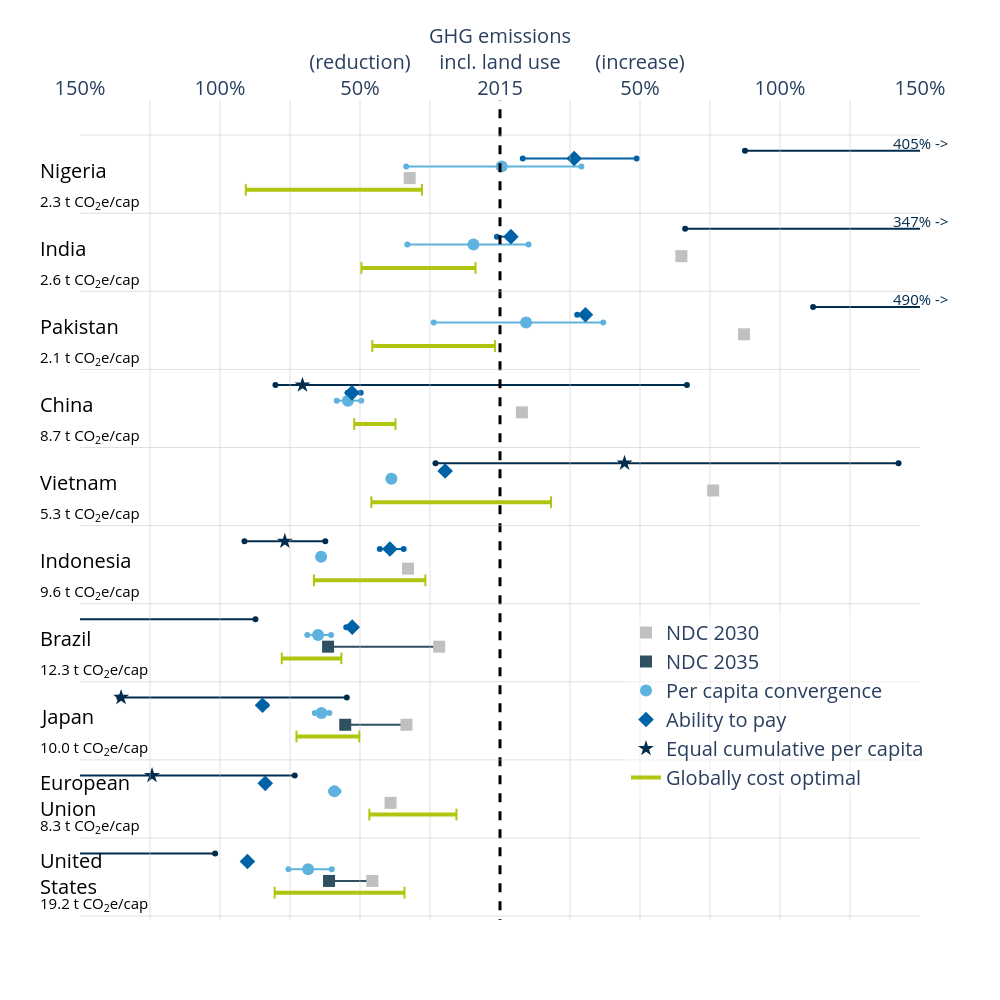

Here is the notebook cell this chart was saved with:
### Code cell
wd = 0.15

fig = make_subplots(rows=1, cols=1,
                    horizontal_spacing = 0., vertical_spacing=0.02)

fig.update_layout(height=1000, width=1000)
fs=20

# ============ #
# Actual data
# ============ #

# Vertical lines
fig.add_shape(
    col=1, row=1,
    type="line",
    x0=0, x1=0,
    y0=-1e3, y1=1e3,
    line=dict(color="black",  dash='dash',width=3)
)
for x in [-1.25, -1, -0.75, -0.5, -0.25, 0.25, 0.5, 0.75, 1, 1.25]:
    fig.add_shape(
        col=1, row=1,
        type="line",
        x0=x, x1=x,
        y0=-1e3, y1=1e3,
        line=dict(color="silver", width=0.5)
    )
for y in range(11):
    fig.add_shape(
        col=1, row=1,
        type="line",
        x0=-1e3, x1=1e3,
        y0=y-0.45, y1=y-0.45,
        line=dict(color="silver", width=0.5)
    )

# Data
ndcs = []
ndcs2 = []
reds = []
for reg_i, reg in enumerate(REGS):
    ndc_estimate, ndc2, reductions_i, costopt_i = data(reg)
    ndcs.append(ndc_estimate)
    ndcs2.append(ndc2)
    reds.append(reductions_i)
    cty = all_regions_names[all_regions_iso==reg][0].replace(' ', '<br>')
    emiscap_2015 = np.round(float(xr_dataread.GHG_hist.sel(Region=reg, Time=2015)/xr_dataread.Population.sel(Region=reg, Time=2015, Scenario='SSP2')),1)
    if reg == 'USA': cty = 'United<br>States'
    fig.add_annotation(x=-0.05, y=reg_i*1.+0.1, align = 'left',
                       text=cty, xref='paper', yref='y1', showarrow=False, font=dict(color='black', size=20))
    fig.add_annotation(x=-0.05, y=reg_i*1.-0.3, align = 'left',
                       text=str(emiscap_2015)+' t CO<sub>2</sub>e/cap', xref='paper', yref='y1', showarrow=False, font=dict(color='black', size=15))

    # WHISKERS
    c0 = -float(costopt_0.sel(Region=reg).Value)
    c1 = -float(costopt_1.sel(Region=reg).Value)
    for c in [c0, c1]:
        if not np.isnan(c):
            fig.add_shape(type="line", col=1, row=1, showlegend=False,
                        line=dict(color=col1, width=2),
                        x0=c, x1=c,
                        y0=-wd/2 + reg_i-wd , y1=wd/2 + reg_i-wd,
            )
    if reg_i ==0: sl = True
    else: sl = False
    if not np.isnan(c0):
        fig.add_shape(type="line", col=1, row=1,
                    line=dict(color=col1, width=4),
                    showlegend=sl,
                    name='Globally cost optimal',
                    x0=c0, x1=c1,
                    y0= reg_i-wd, y1= reg_i-wd,
        )

    # Horizontal lines for each rule
    for i in range(3):
        mn, mx= red_minmax(reg, ['PCC', 'AP', 'ECPC'][i])
        fig.add_trace(go.Scatter(x=[-mn, -mx],
                                y=[reg_i+wd+0.1*i, reg_i+wd+0.1*i],showlegend=False,
                            line=dict(color=[col3a, col3b, col3c][i], width=2),
        ))

    # Horizontal lines between ndcs
    if not np.isnan(ndc2):
        fig.add_trace(go.Scatter(x=[-ndc_estimate, -ndc2],
                                y=[reg_i, reg_i],showlegend=False,
                            line=dict(color=col2, width=2),
        ))


# NDC 2030
fig.add_trace(go.Scatter(
    x=-np.array(ndcs),
    y=np.arange(len(REGS)),
    mode='markers',
    name='NDC 2030',
    showlegend=True,
    marker=dict(
        symbol='square',
        size=12,         # Marker size
        color='silver'     # Marker color
    )
))

# NDC 2035
fig.add_trace(go.Scatter(
    x=-np.array(ndcs2),
    y=np.arange(len(REGS)),
    mode='markers',
    name='NDC 2035',
    showlegend=True,
    marker=dict(
        symbol='square',
        size=12,         # Marker size
        color=col2     # Marker color
    )
))

# rules
for i in range(3):
    fig.add_trace(go.Scatter(
        x=-np.array(reds)[:, i],
        y=np.arange(len(REGS))+wd+0.1*i,
        mode='markers',
        name=['Per capita convergence', 'Ability to pay', 'Equal cumulative per capita'][i],
        showlegend=True,
        marker=dict(
            symbol=['circle', 'diamond', 'star'][i],
            size=12,         # Marker size
            color=[col3a, col3b, col3c][i]     # Marker color
        )
    ))

    # Indicate ends
    for j in range(len(np.array(reds))):
        if -np.array(reds)[j, i] > 1.5:
            val = str(int(100*float(-np.array(reds)[j, i])))
            fig.add_annotation(x=1.5, y=j+wd+0.1*i+0.1, align = 'left',
                            text=val+'% ->', xref='x1', yref='y1', showarrow=False, font=dict(color=[col3a, col3b, col3c][i], size=15))

fig.update_xaxes(row=1, col=1, range=(-1.5, 1.5), tickfont=dict(size=20), side='top',
                    tickvals=[-1.5, -1, -0.5, 0, 0.5,  1, 1.5],
                    ticktext=['150%', '100%', '(reduction)<br>50%',  'GHG emissions<br>incl. land use<br>2015', '(increase)<br>50%', '100%', '150%'])

fig.update_layout(
    plot_bgcolor='white',
    paper_bgcolor='white',
        legend=dict(
        title='',     # Optional title
        x=0.65, y=0.15,            # Positioning (top-right)
        bgcolor='rgba(255,255,255,0.5)',  # Semi-transparent background
        bordercolor='black',
        borderwidth=0,
        font=dict(size=20)
    ),
)
fig.update_yaxes(row=1, col=1, range=(-0.5, 10
                                      ), showticklabels=False)
# fig.write_image("../../../Figures/COMMITTEDpolicybrief/"+figname+".png", scale=5)
# fig.write_image("../../../Figures/COMMITTEDpolicybrief/"+figname+".svg", scale=5)
fig.show()

### Figure 1 — Plotly figure (JSON) as saved in the notebook; plotly's stock layout.template omitted (floating-point values rounded to 4 significant figures)
{"data": [{"line": {"color": "#5db2de", "width": 2}, "showlegend": false, "type": "scatter", "x": [-0.7552, -0.601], "y": [0.15, 0.15]}, {"line": {"color": "#0062a6", "width": 2}, "showlegend": false, "type": "scatter", "x": [-0.902, -0.8934], "y": [0.25, 0.25]}, {"line": {"color": "#002c4d", "width": 2}, "showlegend": false, "type": "scatter", "x": [-4.957, -1.017], "y": [0.35, 0.35]}, {"line": {"color": "#2e5061", "width": 2}, "showlegend": false, "type": "scatter", "x": [-0.4559, -0.6106], "y": [0, 0]}, {"line": {"color": "#5db2de", "width": 2}, "showlegend": false, "type": "scatter", "x": [-0.6036, -0.577], "y": [1.15, 1.15]}, {"line": {"color": "#0062a6", "width": 2}, "showlegend": false, "type": "scatter", "x": [-0.8465, -0.8384], "y": [1.25, 1.25]}, {"line": {"color": "#002c4d", "width": 2}, "showlegend": false, "type": "scatter", "x": [-1.936, -0.7331], "y": [1.35, 1.35]}, {"line": {"color": "#5db2de", "width": 2}, "showlegend": false, "type": "scatter", "x": [-0.6615, -0.6093], "y": [2.15, 2.15]}, {"line": {"color": "#0062a6", "width": 2}, "showlegend": false, "type": "scatter", "x": [-0.8482, -0.8349], "y": [2.25, 2.25]}, {"line": {"color": "#002c4d", "width": 2}, "showlegend": false, "type": "scatter", "x": [-1.359, -0.5472], "y": [2.35, 2.35]}, {"line": {"color": "#2e5061", "width": 2}, "showlegend": false, "type": "scatter", "x": [-0.334, -0.5528], "y": [2, 2]}, {"line": {"color": "#5db2de", "width": 2}, "showlegend": false, "type": "scatter", "x": [-0.6882, -0.6033], "y": [3.15, 3.15]}, {"line": {"color": "#0062a6", "width": 2}, "showlegend": false, "type": "scatter", "x": [-0.5491, -0.5277], "y": [3.25, 3.25]}, {"line": {"color": "#002c4d", "width": 2}, "showlegend": false, "type": "scatter", "x": [-2.465, -0.8735], "y": [3.35, 3.35]}, {"line": {"color": "#2e5061", "width": 2}, "showlegend": false, "type": "scatter", "x": [-0.2174, -0.6141], "y": [3, 3]}, {"line": {"color": "#5db2de", "width": 2}, "showlegend": false, "type": "scatter", "x": [-0.644, -0.633], "y": [4.15, 4.15]}, {"line": {"color": "#0062a6", "width": 2}, "showlegend": false, "type": "scatter", "x": [-0.4292, -0.3442], "y": [4.25, 4.25]}, {"line": {"color": "#002c4d", "width": 2}, "showlegend": false, "type": "scatter", "x": [-0.9127, -0.6239], "y": [4.35, 4.35]}, {"line": {"color": "#5db2de", "width": 2}, "showlegend": false, "type": "scatter", "x": [-0.3973, -0.3799], "y": [5.15, 5.15]}, {"line": {"color": "#0062a6", "width": 2}, "showlegend": false, "type": "scatter", "x": [-0.2052, -0.196], "y": [5.25, 5.25]}, {"line": {"color": "#002c4d", "width": 2}, "showlegend": false, "type": "scatter", "x": [-0.2304, 1.423], "y": [5.35, 5.35]}, {"line": {"color": "#5db2de", "width": 2}, "showlegend": false, "type": "scatter", "x": [-0.5831, -0.4955], "y": [6.15, 6.15]}, {"line": {"color": "#0062a6", "width": 2}, "showlegend": false, "type": "scatter", "x": [-0.5442, -0.4976], "y": [6.25, 6.25]}, {"line": {"color": "#002c4d", "width": 2}, "showlegend": false, "type": "scatter", "x": [-0.802, 0.6675], "y": [6.35, 6.35]}, {"line": {"color": "#5db2de", "width": 2}, "showlegend": false, "type": "scatter", "x": [-0.2368, 0.3686], "y": [7.15, 7.15]}, {"line": {"color": "#0062a6", "width": 2}, "showlegend": false, "type": "scatter", "x": [0.2758, 0.3053], "y": [7.25, 7.25]}, {"line": {"color": "#002c4d", "width": 2}, "showlegend": false, "type": "scatter", "x": [1.118, 7.494], "y": [7.35, 7.35]}, {"line": {"color": "#5db2de", "width": 2}, "showlegend": false, "type": "scatter", "x": [-0.331, 0.102], "y": [8.15, 8.15]}, {"line": {"color": "#0062a6", "width": 2}, "showlegend": false, "type": "scatter", "x": [-0.0109, 0.03896], "y": [8.25, 8.25]}, {"line": {"color": "#002c4d", "width": 2}, "showlegend": false, "type": "scatter", "x": [0.6612, 6.908], "y": [8.35, 8.35]}, {"line": {"color": "#5db2de", "width": 2}, "showlegend": false, "type": "scatter", "x": [-0.3351, 0.2907], "y": [9.15, 9.15]}, {"line": {"color": "#0062a6", "width": 2}, "showlegend": false, "type": "scatter", "x": [0.08126, 0.4879], "y": [9.25, 9.25]}, {"line": {"color": "#002c4d", "width": 2}, "showlegend": false, "type": "scatter", "x": [0.8749, 5.579], "y": [9.35, 9.35]}, {"marker": {"color": "silver", "size": 12, "symbol": "square"}, "mode": "markers", "name": "NDC 2030", "showlegend": true, "type": "scatter", "x": [-0.4559, -0.3909, -0.334, -0.2174, -0.3285, 0.7613, 0.07828, 0.8716, 0.6479, -0.3225], "y": [0, 1, 2, 3, 4, 5, 6, 7, 8, 9]}, {"marker": {"color": "#2e5061", "size": 12, "symbol": "square"}, "mode": "markers", "name": "NDC 2035", "showlegend": true, "type": "scatter", "x": [-0.6106, null, -0.5528, -0.6141, null, null, null, null, null, null], "y": [0, 1, 2, 3, 4, 5, 6, 7, 8, 9]}, {"marker": {"color": "#5db2de", "size": 12, "symbol": "circle"}, "mode": "markers", "name": "Per capita convergence", "showlegend": true, "type": "scatter", "x": [-0.6851, -0.5914, -0.6377, -0.6496, -0.639, -0.3879, -0.5432, 0.09315, -0.09474, 0.00601], "y": [0.15, 1.15, 2.15, 3.15, 4.15, 5.15, 6.15, 7.15, 8.15, 9.15]}, {"marker": {"color": "#0062a6", "size": 12, "symbol": "diamond"}, "mode": "markers", "name": "Ability to pay", "showlegend": true, "type": "scatter", "x": [-0.902, -0.8384, -0.8482, -0.5277, -0.3932, -0.196, -0.5287, 0.3053, 0.03896, 0.2648], "y": [0.25, 1.25, 2.25, 3.25, 4.25, 5.25, 6.25, 7.25, 8.25, 9.25]}, {"marker": {"color": "#002c4d", "size": 12, "symbol": "star"}, "mode": "markers", "name": "Equal cumulative per capita", "showlegend": true, "type": "scatter", "x": [-2.245, -1.243, -1.353, -1.669, -0.7685, 0.4447, -0.7055, 4.903, 3.473, 4.058], "y": [0.35, 1.35, 2.35, 3.35, 4.35, 5.35, 6.35, 7.35, 8.35, 9.35]}], "layout": {"annotations": [{"align": "left", "font": {"color": "black", "size": 20}, "showarrow": false, "text": "United<br>States", "x": -0.05, "xref": "paper", "y": 0.1, "yref": "y"}, {"align": "left", "font": {"color": "black", "size": 15}, "showarrow": false, "text": "19.2 t CO<sub>2</sub>e/cap", "x": -0.05, "xref": "paper", "y": -0.3, "yref": "y"}, {"align": "left", "font": {"color": "black", "size": 20}, "showarrow": false, "text": "European<br>Union", "x": -0.05, "xref": "paper", "y": 1.1, "yref": "y"}, {"align": "left", "font": {"color": "black", "size": 15}, "showarrow": false, "text": "8.3 t CO<sub>2</sub>e/cap", "x": -0.05, "xref": "paper", "y": 0.7, "yref": "y"}, {"align": "left", "font": {"color": "black", "size": 20}, "showarrow": false, "text": "Japan", "x": -0.05, "xref": "paper", "y": 2.1, "yref": "y"}, {"align": "left", "font": {"color": "black", "size": 15}, "showarrow": false, "text": "10.0 t CO<sub>2</sub>e/cap", "x": -0.05, "xref": "paper", "y": 1.7, "yref": "y"}, {"align": "left", "font": {"color": "black", "size": 20}, "showarrow": false, "text": "Brazil", "x": -0.05, "xref": "paper", "y": 3.1, "yref": "y"}, {"align": "left", "font": {"color": "black", "size": 15}, "showarrow": false, "text": "12.3 t CO<sub>2</sub>e/cap", "x": -0.05, "xref": "paper", "y": 2.7, "yref": "y"}, {"align": "left", "font": {"color": "black", "size": 20}, "showarrow": false, "text": "Indonesia", "x": -0.05, "xref": "paper", "y": 4.1, "yref": "y"}, {"align": "left", "font": {"color": "black", "size": 15}, "showarrow": false, "text": "9.6 t CO<sub>2</sub>e/cap", "x": -0.05, "xref": "paper", "y": 3.7, "yref": "y"}, {"align": "left", "font": {"color": "black", "size": 20}, "showarrow": false, "text": "Vietnam", "x": -0.05, "xref": "paper", "y": 5.1, "yref": "y"}, {"align": "left", "font": {"color": "black", "size": 15}, "showarrow": false, "text": "5.3 t CO<sub>2</sub>e/cap", "x": -0.05, "xref": "paper", "y": 4.7, "yref": "y"}, {"align": "left", "font": {"color": "black", "size": 20}, "showarrow": false, "text": "China", "x": -0.05, "xref": "paper", "y": 6.1, "yref": "y"}, {"align": "left", "font": {"color": "black", "size": 15}, "showarrow": false, "text": "8.7 t CO<sub>2</sub>e/cap", "x": -0.05, "xref": "paper", "y": 5.7, "yref": "y"}, {"align": "left", "font": {"color": "black", "size": 20}, "showarrow": false, "text": "Pakistan", "x": -0.05, "xref": "paper", "y": 7.1, "yref": "y"}, {"align": "left", "font": {"color": "black", "size": 15}, "showarrow": false, "text": "2.1 t CO<sub>2</sub>e/cap", "x": -0.05, "xref": "paper", "y": 6.7, "yref": "y"}, {"align": "left", "font": {"color": "black", "size": 20}, "showarrow": false, "text": "India", "x": -0.05, "xref": "paper", "y": 8.1, "yref": "y"}, {"align": "left", "font": {"color": "black", "size": 15}, "showarrow": false, "text": "2.6 t CO<sub>2</sub>e/cap", "x": -0.05, "xref": "paper", "y": 7.7, "yref": "y"}, {"align": "left", "font": {"color": "black", "size": 20}, "showarrow": false, "text": "Nigeria", "x": -0.05, "xref": "paper", "y": 9.1, "yref": "y"}, {"align": "left", "font": {"color": "black", "size": 15}, "showarrow": false, "text": "2.3 t CO<sub>2</sub>e/cap", "x": -0.05, "xref": "paper", "y": 8.7, "yref": "y"}, {"align": "left", "font": {"color": "#002c4d", "size": 15}, "showarrow": false, "text": "490% ->", "x": 1.5, "xref": "x", "y": 7.45, "yref": "y"}, {"align": "left", "font": {"color": "#002c4d", "size": 15}, "showarrow": false, "text": "347% ->", "x": 1.5, "xref": "x", "y": 8.45, "yref": "y"}, {"align": "left", "font": {"color": "#002c4d", "size": 15}, "showarrow": false, "text": "405% ->", "x": 1.5, "xref": "x", "y": 9.45, "yref": "y"}], "height": 1000, "legend": {"bgcolor": "rgba(255,255,255,0.5)", "bordercolor": "black", "borderwidth": 0, "font": {"size": 20}, "title": {"text": ""}, "x": 0.65, "y": 0.15}, "paper_bgcolor": "white", "plot_bgcolor": "white", "shapes": [{"line": {"color": "black", "dash": "dash", "width": 3}, "type": "line", "x0": 0, "x1": 0, "xref": "x", "y0": -1000, "y1": 1000, "yref": "y"}, {"line": {"color": "silver", "width": 0.5}, "type": "line", "x0": -1.25, "x1": -1.25, "xref": "x", "y0": -1000, "y1": 1000, "yref": "y"}, {"line": {"color": "silver", "width": 0.5}, "type": "line", "x0": -1, "x1": -1, "xref": "x", "y0": -1000, "y1": 1000, "yref": "y"}, {"line": {"color": "silver", "width": 0.5}, "type": "line", "x0": -0.75, "x1": -0.75, "xref": "x", "y0": -1000, "y1": 1000, "yref": "y"}, {"line": {"color": "silver", "width": 0.5}, "type": "line", "x0": -0.5, "x1": -0.5, "xref": "x", "y0": -1000, "y1": 1000, "yref": "y"}, {"line": {"color": "silver", "width": 0.5}, "type": "line", "x0": -0.25, "x1": -0.25, "xref": "x", "y0": -1000, "y1": 1000, "yref": "y"}, {"line": {"color": "silver", "width": 0.5}, "type": "line", "x0": 0.25, "x1": 0.25, "xref": "x", "y0": -1000, "y1": 1000, "yref": "y"}, {"line": {"color": "silver", "width": 0.5}, "type": "line", "x0": 0.5, "x1": 0.5, "xref": "x", "y0": -1000, "y1": 1000, "yref": "y"}, {"line": {"color": "silver", "width": 0.5}, "type": "line", "x0": 0.75, "x1": 0.75, "xref": "x", "y0": -1000, "y1": 1000, "yref": "y"}, {"line": {"color": "silver", "width": 0.5}, "type": "line", "x0": 1, "x1": 1, "xref": "x", "y0": -1000, "y1": 1000, "yref": "y"}, {"line": {"color": "silver", "width": 0.5}, "type": "line", "x0": 1.25, "x1": 1.25, "xref": "x", "y0": -1000, "y1": 1000, "yref": "y"}, {"line": {"color": "silver", "width": 0.5}, "type": "line", "x0": -1000, "x1": 1000, "xref": "x", "y0": -0.45, "y1": -0.45, "yref": "y"}, {"line": {"color": "silver", "width": 0.5}, "type": "line", "x0": -1000, "x1": 1000, "xref": "x", "y0": 0.55, "y1": 0.55, "yref": "y"}, {"line": {"color": "silver", "width": 0.5}, "type": "line", "x0": -1000, "x1": 1000, "xref": "x", "y0": 1.55, "y1": 1.55, "yref": "y"}, {"line": {"color": "silver", "width": 0.5}, "type": "line", "x0": -1000, "x1": 1000, "xref": "x", "y0": 2.55, "y1": 2.55, "yref": "y"}, {"line": {"color": "silver", "width": 0.5}, "type": "line", "x0": -1000, "x1": 1000, "xref": "x", "y0": 3.55, "y1": 3.55, "yref": "y"}, {"line": {"color": "silver", "width": 0.5}, "type": "line", "x0": -1000, "x1": 1000, "xref": "x", "y0": 4.55, "y1": 4.55, "yref": "y"}, {"line": {"color": "silver", "width": 0.5}, "type": "line", "x0": -1000, "x1": 1000, "xref": "x", "y0": 5.55, "y1": 5.55, "yref": "y"}, {"line": {"color": "silver", "width": 0.5}, "type": "line", "x0": -1000, "x1": 1000, "xref": "x", "y0": 6.55, "y1": 6.55, "yref": "y"}, {"line": {"color": "silver", "width": 0.5}, "type": "line", "x0": -1000, "x1": 1000, "xref": "x", "y0": 7.55, "y1": 7.55, "yref": "y"}, {"line": {"color": "silver", "width": 0.5}, "type": "line", "x0": -1000, "x1": 1000, "xref": "x", "y0": 8.55, "y1": 8.55, "yref": "y"}, {"line": {"color": "silver", "width": 0.5}, "type": "line", "x0": -1000, "x1": 1000, "xref": "x", "y0": 9.55, "y1": 9.55, "yref": "y"}, {"line": {"color": "#afc50f", "width": 2}, "showlegend": false, "type": "line", "x0": -0.805, "x1": -0.805, "xref": "x", "y0": -0.225, "y1": -0.075, "yref": "y"}, {"line": {"color": "#afc50f", "width": 2}, "showlegend": false, "type": "line", "x0": -0.3411, "x1": -0.3411, "xref": "x", "y0": -0.225, "y1": -0.075, "yref": "y"}, {"line": {"color": "#afc50f", "width": 4}, "name": "Globally cost optimal", "showlegend": true, "type": "line", "x0": -0.805, "x1": -0.3411, "xref": "x", "y0": -0.15, "y1": -0.15, "yref": "y"}, {"line": {"color": "#afc50f", "width": 2}, "showlegend": false, "type": "line", "x0": -0.4666, "x1": -0.4666, "xref": "x", "y0": 0.775, "y1": 0.925, "yref": "y"}, {"line": {"color": "#afc50f", "width": 2}, "showlegend": false, "type": "line", "x0": -0.1555, "x1": -0.1555, "xref": "x", "y0": 0.775, "y1": 0.925, "yref": "y"}, {"line": {"color": "#afc50f", "width": 4}, "name": "Globally cost optimal", "showlegend": false, "type": "line", "x0": -0.4666, "x1": -0.1555, "xref": "x", "y0": 0.85, "y1": 0.85, "yref": "y"}, {"line": {"color": "#afc50f", "width": 2}, "showlegend": false, "type": "line", "x0": -0.7269, "x1": -0.7269, "xref": "x", "y0": 1.775, "y1": 1.925, "yref": "y"}, {"line": {"color": "#afc50f", "width": 2}, "showlegend": false, "type": "line", "x0": -0.5025, "x1": -0.5025, "xref": "x", "y0": 1.775, "y1": 1.925, "yref": "y"}, {"line": {"color": "#afc50f", "width": 4}, "name": "Globally cost optimal", "showlegend": false, "type": "line", "x0": -0.7269, "x1": -0.5025, "xref": "x", "y0": 1.85, "y1": 1.85, "yref": "y"}, {"line": {"color": "#afc50f", "width": 2}, "showlegend": false, "type": "line", "x0": -0.7794, "x1": -0.7794, "xref": "x", "y0": 2.775, "y1": 2.925, "yref": "y"}, {"line": {"color": "#afc50f", "width": 2}, "showlegend": false, "type": "line", "x0": -0.5664, "x1": -0.5664, "xref": "x", "y0": 2.775, "y1": 2.925, "yref": "y"}, {"line": {"color": "#afc50f", "width": 4}, "name": "Globally cost optimal", "showlegend": false, "type": "line", "x0": -0.7794, "x1": -0.5664, "xref": "x", "y0": 2.85, "y1": 2.85, "yref": "y"}, {"line": {"color": "#afc50f", "width": 2}, "showlegend": false, "type": "line", "x0": -0.6646, "x1": -0.6646, "xref": "x", "y0": 3.775, "y1": 3.925, "yref": "y"}, {"line": {"color": "#afc50f", "width": 2}, "showlegend": false, "type": "line", "x0": -0.2665, "x1": -0.2665, "xref": "x", "y0": 3.775, "y1": 3.925, "yref": "y"}, {"line": {"color": "#afc50f", "width": 4}, "name": "Globally cost optimal", "showlegend": false, "type": "line", "x0": -0.6646, "x1": -0.2665, "xref": "x", "y0": 3.85, "y1": 3.85, "yref": "y"}, {"line": {"color": "#afc50f", "width": 2}, "showlegend": false, "type": "line", "x0": -0.4594, "x1": -0.4594, "xref": "x", "y0": 4.775, "y1": 4.925, "yref": "y"}, {"line": {"color": "#afc50f", "width": 2}, "showlegend": false, "type": "line", "x0": 0.1824, "x1": 0.1824, "xref": "x", "y0": 4.775, "y1": 4.925, "yref": "y"}, {"line": {"color": "#afc50f", "width": 4}, "name": "Globally cost optimal", "showlegend": false, "type": "line", "x0": -0.4594, "x1": 0.1824, "xref": "x", "y0": 4.85, "y1": 4.85, "yref": "y"}, {"line": {"color": "#afc50f", "width": 2}, "showlegend": false, "type": "line", "x0": -0.5207, "x1": -0.5207, "xref": "x", "y0": 5.775, "y1": 5.925, "yref": "y"}, {"line": {"color": "#afc50f", "width": 2}, "showlegend": false, "type": "line", "x0": -0.3732, "x1": -0.3732, "xref": "x", "y0": 5.775, "y1": 5.925, "yref": "y"}, {"line": {"color": "#afc50f", "width": 4}, "name": "Globally cost optimal", "showlegend": false, "type": "line", "x0": -0.5207, "x1": -0.3732, "xref": "x", "y0": 5.85, "y1": 5.85, "yref": "y"}, {"line": {"color": "#afc50f", "width": 2}, "showlegend": false, "type": "line", "x0": -0.4561, "x1": -0.4561, "xref": "x", "y0": 6.775, "y1": 6.925, "yref": "y"}, {"line": {"color": "#afc50f", "width": 2}, "showlegend": false, "type": "line", "x0": -0.01756, "x1": -0.01756, "xref": "x", "y0": 6.775, "y1": 6.925, "yref": "y"}, {"line": {"color": "#afc50f", "width": 4}, "name": "Globally cost optimal", "showlegend": false, "type": "line", "x0": -0.4561, "x1": -0.01756, "xref": "x", "y0": 6.85, "y1": 6.85, "yref": "y"}, {"line": {"color": "#afc50f", "width": 2}, "showlegend": false, "type": "line", "x0": -0.4948, "x1": -0.4948, "xref": "x", "y0": 7.775, "y1": 7.925, "yref": "y"}, {"line": {"color": "#afc50f", "width": 2}, "showlegend": false, "type": "line", "x0": -0.08754, "x1": -0.08754, "xref": "x", "y0": 7.775, "y1": 7.925, "yref": "y"}, {"line": {"color": "#afc50f", "width": 4}, "name": "Globally cost optimal", "showlegend": false, "type": "line", "x0": -0.4948, "x1": -0.08754, "xref": "x", "y0": 7.85, "y1": 7.85, "yref": "y"}, {"line": {"color": "#afc50f", "width": 2}, "showlegend": false, "type": "line", "x0": -0.9079, "x1": -0.9079, "xref": "x", "y0": 8.775, "y1": 8.925, "yref": "y"}, {"line": {"color": "#afc50f", "width": 2}, "showlegend": false, "type": "line", "x0": -0.2788, "x1": -0.2788, "xref": "x", "y0": 8.775, "y1": 8.925, "yref": "y"}, {"line": {"color": "#afc50f", "width": 4}, "name": "Globally cost optimal", "showlegend": false, "type": "line", "x0": -0.9079, "x1": -0.2788, "xref": "x", "y0": 8.85, "y1": 8.85, "yref": "y"}], "width": 1000, "xaxis": {"anchor": "y", "domain": [0, 1], "range": [-1.5, 1.5], "side": "top", "tickfont": {"size": 20}, "ticktext": ["150%", "100%", "(reduction)<br>50%", "GHG emissions<br>incl. land use<br>2015", "(increase)<br>50%", "100%", "150%"], "tickvals": [-1.5, -1, -0.5, 0, 0.5, 1, 1.5]}, "yaxis": {"anchor": "x", "domain": [0, 1], "range": [-0.5, 10], "showticklabels": false}}}
